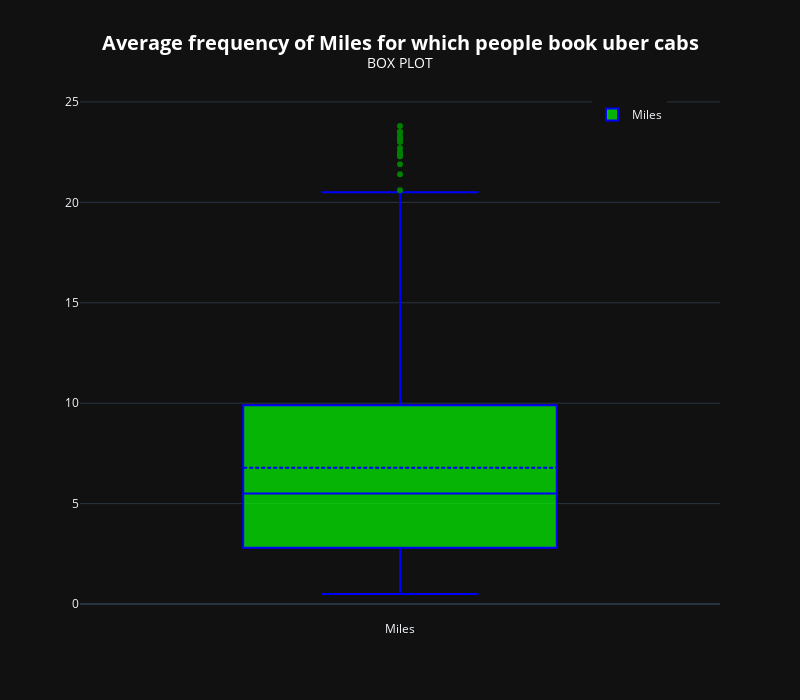

Source (notebook cell):
### Code cell
trace = go.Box(
    y = df["MILES"][df['MILES'] < 25],   #return boolen series  of true and false
    name = 'Miles',
    boxmean = True,
    marker_color = 'green',
    line = dict(color = 'blue', width = 2),
    fillcolor = 'rgba(0,250,0,0.7)',
    hovertemplate = '%{y}<extra></extra>',
    showlegend = True
)
layout = go.Layout(
    title = dict(text = '<b>Average frequency of Miles for which people book uber cabs</b><br><sup>BOX PLOT</sup>',
                 font = dict(size = 20, color = 'white'), x = 0.5),
    template = 'plotly_dark',
    hovermode = 'x unified',
    legend = dict(x = 0.8, y = 1), 
    width = 800, height = 700
)
fig = go.Figure(trace, layout)
fig.show()        #IQR- Inter Quartile Range,  IQR X 3, outliers

### Figure 1 — Plotly figure (JSON) as saved in the notebook; plotly's stock layout.template omitted (floating-point values rounded to 4 significant figures; data arrays with more than 128 entries replaced by an {"elided": "..."} marker saying what was removed)
{"data": [{"boxmean": true, "fillcolor": "rgba(0,250,0,0.7)", "hovertemplate": "%{y}<extra></extra>", "line": {"color": "blue", "width": 2}, "marker": {"color": "green"}, "name": "Miles", "showlegend": true, "type": "box", "y": {"elided": "1090 float values"}}], "layout": {"height": 700, "hovermode": "x unified", "legend": {"x": 0.8, "y": 1}, "title": {"font": {"color": "white", "size": 20}, "text": "<b>Average frequency of Miles for which people book uber cabs</b><br><sup>BOX PLOT</sup>", "x": 0.5}, "width": 800}}
